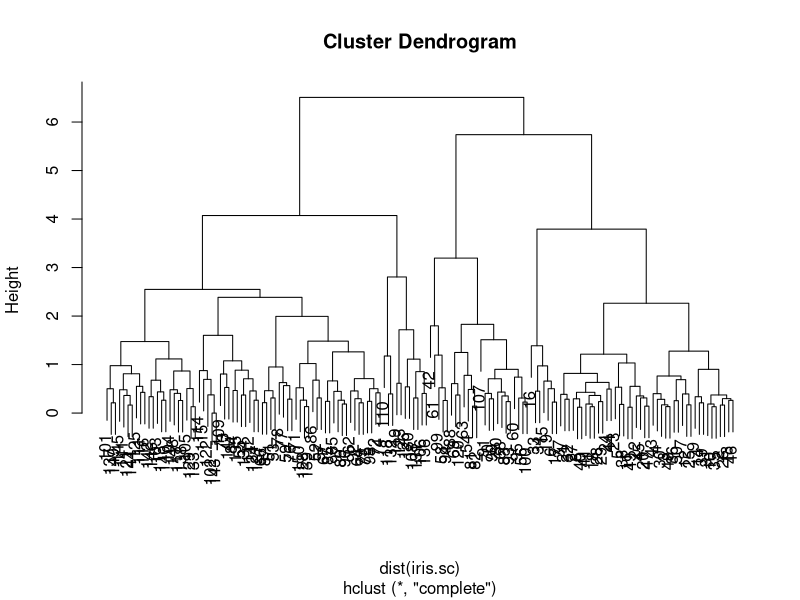
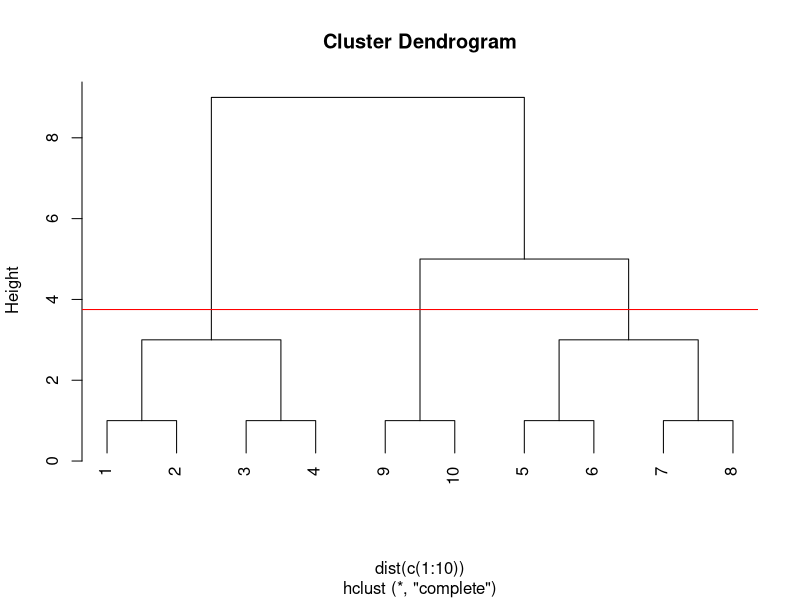

Source code (R) for these figures, in order: (Note: this script raises an error after producing the figures.)
#### Remove the categorical column
iris.sc<- scale(iris[,-5])
### Create the Heirarchial clustering model
iris.hc <- hclust(d=dist(iris.sc),method = "complete")
#### Plot to idenfity the best cluster count and the place to "cut" the tree
plot(iris.hc)
### Mechanics to explain the model
temp.hc <- hclust(d=dist(c(1:10)))
plot(temp.hc)
a <- cutree(temp.hc,h=5)
abline(h=3.75,col="red")
### Cut by height 'h' or cut my clusters 'k'
hc.ir <- cutree(iris.hc,k=3)
table(hc.ir,km.ir$cluster)
